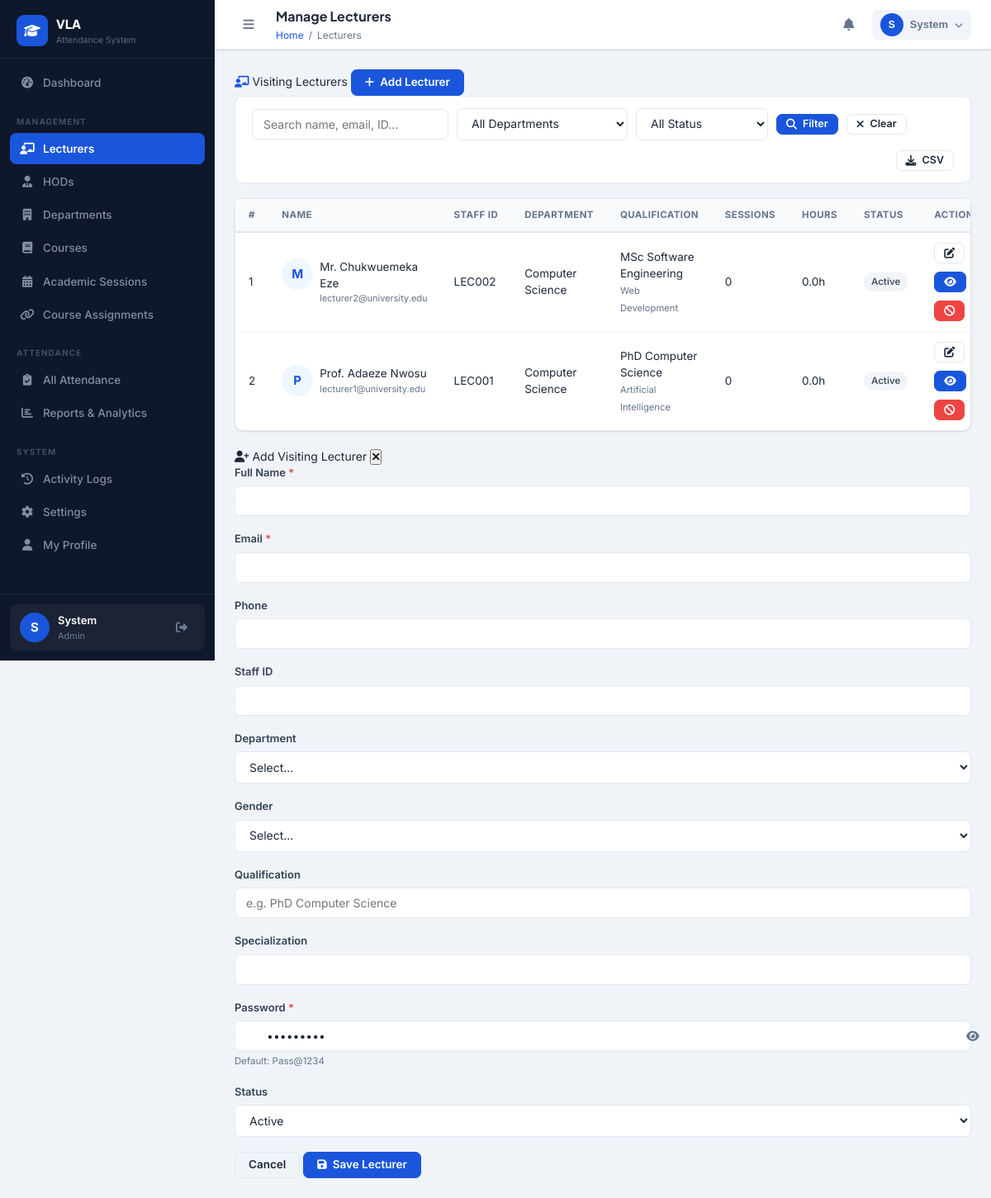
/admin/lecturers.php (signed in), run on the app's committed database.
### tables this page shows
CREATE TABLE IF NOT EXISTS users (
    id INT AUTO_INCREMENT PRIMARY KEY,
    full_name VARCHAR(150) NOT NULL,
    email VARCHAR(150) NOT NULL UNIQUE,
    phone VARCHAR(20),
    password VARCHAR(255) NOT NULL,
    role ENUM('admin','hod','lecturer') NOT NULL DEFAULT 'lecturer',
    department_id INT,
    staff_id VARCHAR(50) UNIQUE,
    gender ENUM('male','female','other'),
    qualification VARCHAR(200),
    specialization VARCHAR(200),
    profile_photo VARCHAR(255) DEFAULT 'default.png',
    status ENUM('active','inactive','suspended') DEFAULT 'active',
    last_login DATETIME,
    reset_token VARCHAR(100),
    reset_expires DATETIME,
    created_at TIMESTAMP DEFAULT CURRENT_TIMESTAMP,
    updated_at TIMESTAMP DEFAULT CURRENT_TIMESTAMP ON UPDATE CURRENT_TIMESTAMP,
    FOREIGN KEY (department_id) REFERENCES departments(id) ON DELETE SET NULL
);

CREATE TABLE IF NOT EXISTS departments (
    id INT AUTO_INCREMENT PRIMARY KEY,
    name VARCHAR(150) NOT NULL,
    code VARCHAR(20) NOT NULL UNIQUE,
    faculty VARCHAR(150),
    created_at TIMESTAMP DEFAULT CURRENT_TIMESTAMP
);

### includes/functions.php (called while the page is built, shortened)
<?php
if (!function_exists('clean')) {
    function clean(string $str): string {
        return htmlspecialchars(trim($str), ENT_QUOTES, 'UTF-8');
    }
}
if (!function_exists('badgeStatus')) {
    function badgeStatus(string $status): string {
        return match($status) {
            'verified' => 'badge-success',
            'pending'  => 'badge-warning',
            'rejected' => 'badge-danger',
            default    => 'badge-secondary',
        };
    }
}
if (!function_exists('getCurrentUser')) {
    function getCurrentUser(): ?array {
        $conn = getDBConnection();
        $uid = (int)$_SESSION['user_id'];
        $r = $conn->query("SELECT u.*, d.name as dept_name, d.code as dept_code
            FROM users u LEFT JOIN departments d ON u.department_id = d.id
            WHERE u.id = $uid LIMIT 1");
        return $r ? $r->fetch_assoc() : null;
    }
}

### admin/lecturers.php (the view, shortened to what this page needs)
<?php
require_once '../includes/functions.php';
$pageTitle = 'Manage Lecturers';
$conn = getDBConnection();
$action = $_GET['action'] ?? '';
$editUser = null;
$where = "WHERE u.role = 'lecturer'";
$lecturers = $conn->query("SELECT u.*, d.name as dept_name,
    (SELECT COUNT(*) FROM attendance_records WHERE lecturer_id = u.id) as total_sessions,
    (SELECT COALESCE(SUM(duration_hours),0) FROM attendance_records WHERE lecturer_id = u.id AND status='verified') as total_hours
    FROM users u LEFT JOIN departments d ON u.department_id = d.id
    $where ORDER BY u.full_name");
$sidebarItems = [
    ['url'=>'admin/dashboard.php','icon'=>'fas fa-tachometer-alt','label'=>'Dashboard'],
    ['divider'=>'Management'],
    ['url'=>'admin/lecturers.php','icon'=>'fas fa-chalkboard-teacher','label'=>'Lecturers','active'=>true],
    ['url'=>'admin/hods.php','icon'=>'fas fa-user-tie','label'=>'HODs'],
    ['url'=>'admin/departments.php','icon'=>'fas fa-building','label'=>'Departments'],
    ['url'=>'admin/courses.php','icon'=>'fas fa-book','label'=>'Courses'],
    ['url'=>'admin/sessions.php','icon'=>'fas fa-calendar-alt','label'=>'Academic Sessions'],
    ['url'=>'admin/assignments.php','icon'=>'fas fa-link','label'=>'Course Assignments'],
    ['divider'=>'Attendance'],
    ['url'=>'admin/attendance.php','icon'=>'fas fa-clipboard-check','label'=>'All Attendance'],
    ['url'=>'admin/reports.php','icon'=>'fas fa-chart-bar','label'=>'Reports & Analytics'],
    ['divider'=>'System'],
    ['url'=>'admin/activity_logs.php','icon'=>'fas fa-history','label'=>'Activity Logs'],
    ['url'=>'admin/settings.php','icon'=>'fas fa-cog','label'=>'Settings'],
    ['url'=>'admin/profile.php','icon'=>'fas fa-user','label'=>'My Profile'],
];
$breadcrumb = [['label' => 'Lecturers']];
include '../includes/header.php';
?>
<div class="section-header">
  <span class="section-title"><i class="fas fa-chalkboard-teacher" style="color:var(--primary)"></i> Visiting Lecturers</span>
  <button class="btn btn-primary" data-modal="addModal"><i class="fas fa-plus"></i> Add Lecturer</button>
</div>
<div class="filter-bar mb-2">
  <form method="GET" style="display:flex;gap:10px;flex-wrap:wrap;align-items:center">
    <input type="text" name="search" class="form-control search-input" placeholder="Search name, email, ID..." value="<?= clean($_GET['search'] ?? '') ?>">
    <select name="dept" class="form-control">
      <option value="">All Departments</option>
    </select>
    <select name="status" class="form-control">
      <option value="">All Status</option>
    </select>
    <button type="submit" class="btn btn-primary btn-sm"><i class="fas fa-search"></i> Filter</button>
    <a href="lecturers.php" class="btn btn-outline btn-sm"><i class="fas fa-times"></i> Clear</a>
  </form>
  <button onclick="exportTableCSV('lecTable','lecturers')" class="btn btn-outline btn-sm" style="margin-left:auto"><i class="fas fa-download"></i> CSV</button>
</div>
<div class="card">
  <div class="table-wrapper">
    <table class="data-table searchable-table" id="lecTable">
      <thead><tr>
        <th>#</th><th>Name</th><th>Staff ID</th><th>Department</th><th>Qualification</th><th>Sessions</th><th>Hours</th><th>Status</th><th>Actions</th>
      </tr></thead>
      <tbody>
        <?php $i = 1; while ($r = $lecturers->fetch_assoc()): ?>
        <tr>
          <td><?= $i++ ?></td>
          <td>
            <div class="d-flex align-center gap-2">
              <div class="avatar"><?= strtoupper(substr($r['full_name'],0,1)) ?></div>
              <div>
                <div class="fw-bold"><?= clean($r['full_name']) ?></div>
                <div class="text-muted" style="font-size:11px"><?= clean($r['email']) ?></div>
              </div>
            </div>
          </td>
          <td><?= clean($r['staff_id'] ?? 'N/A') ?></td>
          <td><?= clean($r['dept_name'] ?? 'N/A') ?></td>
          <td><?= clean($r['qualification'] ?? 'N/A') ?><br><small class="text-muted"><?= clean($r['specialization'] ?? '') ?></small></td>
          <td><?= $r['total_sessions'] ?></td>
          <td><?= number_format($r['total_hours'], 1) ?>h</td>
          <td><span class="badge <?= badgeStatus($r['status']) ?>"><?= ucfirst($r['status']) ?></span></td>
          <td>
            <div class="btn-group">
              <a href="lecturers.php?action=edit&id=<?= $r['id'] ?>" class="btn btn-outline btn-sm"><i class="fas fa-edit"></i></a>
              <a href="view_lecturer.php?id=<?= $r['id'] ?>" class="btn btn-primary btn-sm"><i class="fas fa-eye"></i></a>
              <a href="lecturers.php?action=delete&id=<?= $r['id'] ?>" class="btn btn-danger btn-sm" data-confirm="Deactivate this lecturer?"><i class="fas fa-ban"></i></a>
            </div>
          </td>
        </tr>
        <?php endwhile ?>
      </tbody>
    </table>
  </div>
</div>
<div class="modal-overlay" id="addModal" <?= ($action === 'edit' && $editUser) ? '' : '' ?>>
  <div class="modal modal-lg">
    <div class="modal-header">
      <span class="modal-title"><i class="fas fa-user-plus"></i> Add Visiting Lecturer</span>
      <button class="modal-close"><i class="fas fa-times"></i></button>
    </div>
    <form method="POST">
      <div class="modal-body">
        <div class="form-grid">
          <div class="form-group"><label>Full Name <span class="req">*</span></label><input name="full_name" class="form-control" required></div>
          <div class="form-group"><label>Email <span class="req">*</span></label><input name="email" type="email" class="form-control" required></div>
          <div class="form-group"><label>Phone</label><input name="phone" class="form-control"></div>
          <div class="form-group"><label>Staff ID</label><input name="staff_id" class="form-control"></div>
          <div class="form-group"><label>Department</label>
            <select name="department_id" class="form-control">
              <option value="0">Select...</option>
            </select>
          </div>
          <div class="form-group"><label>Gender</label>
            <select name="gender" class="form-control"><option value="">Select...</option><option>male</option><option>female</option><option>other</option></select>
          </div>
          <div class="form-group"><label>Qualification</label><input name="qualification" class="form-control" placeholder="e.g. PhD Computer Science"></div>
          <div class="form-group"><label>Specialization</label><input name="specialization" class="form-control"></div>
          <div class="form-group"><label>Password <span class="req">*</span></label>
            <div class="input-icon"><input type="password" name="password" class="form-control" value="Pass@1234"><button type="button" class="password-toggle"><i class="fas fa-eye"></i></button></div>
            <div class="form-hint">Default: Pass@1234</div>
          </div>
          <div class="form-group"><label>Status</label>
            <select name="status" class="form-control"><option value="active">Active</option><option value="inactive">Inactive</option></select>
          </div>
        </div>
      </div>
      <div class="modal-footer">
        <button type="button" class="btn btn-outline modal-close">Cancel</button>
        <button type="submit" class="btn btn-primary"><i class="fas fa-save"></i> Save Lecturer</button>
      </div>
    </form>
  </div>
</div>
<?php include '../includes/footer.php'; ?>

### includes/header.php (shortened to what this page needs)
<?php
$user = getCurrentUser();
$roleDashboard = [
    'admin'    => BASE_URL . 'admin/dashboard.php',
    'hod'      => BASE_URL . 'hod/dashboard.php',
    'lecturer' => BASE_URL . 'lecturer/dashboard.php',
];
$dashLink = $roleDashboard[$_SESSION['role'] ?? ''] ?? BASE_URL . 'index.php';
?>
<!DOCTYPE html>
<html lang="en">
<head>
<link rel="stylesheet" href="https://cdnjs.cloudflare.com/ajax/libs/font-awesome/6.4.2/css/all.min.css">
<link rel="stylesheet" href="<?= BASE_URL ?>assets/css/style.css">
</head>
<body>
<aside class="sidebar" id="sidebar">
  <div class="sidebar-brand">
    <div class="brand-icon"><i class="fas fa-graduation-cap"></i></div>
    <div class="brand-text">
      <span class="brand-name">VLA</span>
      <span class="brand-sub">Attendance System</span>
    </div>
  </div>
  <nav class="sidebar-nav">
    <?php if (isset($sidebarItems) && is_array($sidebarItems)): ?>
      <?php foreach ($sidebarItems as $item): ?>
        <?php if (isset($item['divider'])): ?>
          <div class="nav-divider"><?= clean($item['divider']) ?></div>
        <?php else: ?>
          <a href="<?= BASE_URL . $item['url'] ?>" class="nav-item <?= (isset($item['active']) && $item['active']) ? 'active' : '' ?>">
            <i class="<?= $item['icon'] ?>"></i>
            <span><?= clean($item['label']) ?></span>
          </a>
        <?php endif ?>
      <?php endforeach ?>
    <?php endif ?>
  </nav>
  <div class="sidebar-footer">
    <div class="user-card">
      <div class="user-avatar">
        <?= strtoupper(substr($user['full_name'] ?? 'U', 0, 1)) ?>
      </div>
      <div class="user-info">
        <span class="user-name"><?= clean(explode(' ', $user['full_name'] ?? 'User')[0]) ?></span>
        <span class="user-role"><?= ucfirst($_SESSION['role'] ?? '') ?></span>
      </div>
      <a href="<?= BASE_URL ?>logout.php" class="logout-btn" title="Logout"><i class="fas fa-sign-out-alt"></i></a>
    </div>
  </div>
</aside>
<div class="main-wrapper" id="mainWrapper">
  <header class="topbar">
    <button class="sidebar-toggle" id="sidebarToggle">
      <i class="fas fa-bars"></i>
    </button>
    <div class="topbar-title">
      <h1 class="page-title"><?= isset($pageTitle) ? clean($pageTitle) : 'Dashboard' ?></h1>
      <?php if (isset($breadcrumb)): ?>
        <nav class="breadcrumb-nav">
          <a href="<?= $dashLink ?>">Home</a>
          <?php foreach ($breadcrumb as $crumb): ?>
            <span class="sep">/</span>
            <?php if (isset($crumb['url'])): ?>
              <a href="<?= BASE_URL . $crumb['url'] ?>"><?= clean($crumb['label']) ?></a>
            <?php else: ?>
              <span><?= clean($crumb['label']) ?></span>
            <?php endif ?>
          <?php endforeach ?>
        </nav>
      <?php endif ?>
    </div>
    <div class="topbar-actions">
      <div class="notif-wrapper">
        <button class="icon-btn notif-btn" id="notifBtn">
          <i class="fas fa-bell"></i>
        </button>
      </div>
      <div class="profile-wrapper">
        <button class="icon-btn profile-btn" id="profileBtn">
          <div class="profile-avatar"><?= strtoupper(substr($user['full_name'] ?? 'U', 0, 1)) ?></div>
          <span class="profile-name"><?= clean(explode(' ', $user['full_name'] ?? 'User')[0]) ?></span>
          <i class="fas fa-chevron-down"></i>
        </button>
      </div>
    </div>
  </header>
  <main class="content-area">

### data on the page
users: full_name "S", full_name "System"
users: full_name "M", full_name "Mr. Chukwuemeka Eze", email "lecturer2@university.edu", staff "LEC002", department.name "Computer Science", qualification "MSc Software Engineering", specialization "Web Development", total_sessions "0", total_hours "0.0", status "Active"
users: full_name "P", full_name "Prof. Adaeze Nwosu", email "lecturer1@university.edu", staff "LEC001", department.name "Computer Science", qualification "PhD Computer Science", specialization "Artificial Intelligence", total_sessions "0", total_hours "0.0", status "Active"

### other printed values
$item['label'] "Dashboard"
$item['divider'] "MANAGEMENT"
$item['label'] "Lecturers"
$item['label'] "HODs"
$item['label'] "Departments"
$item['label'] "Courses"
$item['label'] "Academic Sessions"
$item['label'] "Course Assignments"
$item['divider'] "ATTENDANCE"
$item['label'] "All Attendance"
$item['label'] "Reports & Analytics"
$item['divider'] "SYSTEM"
$item['label'] "Activity Logs"
$item['label'] "Settings"
$item['label'] "My Profile"
